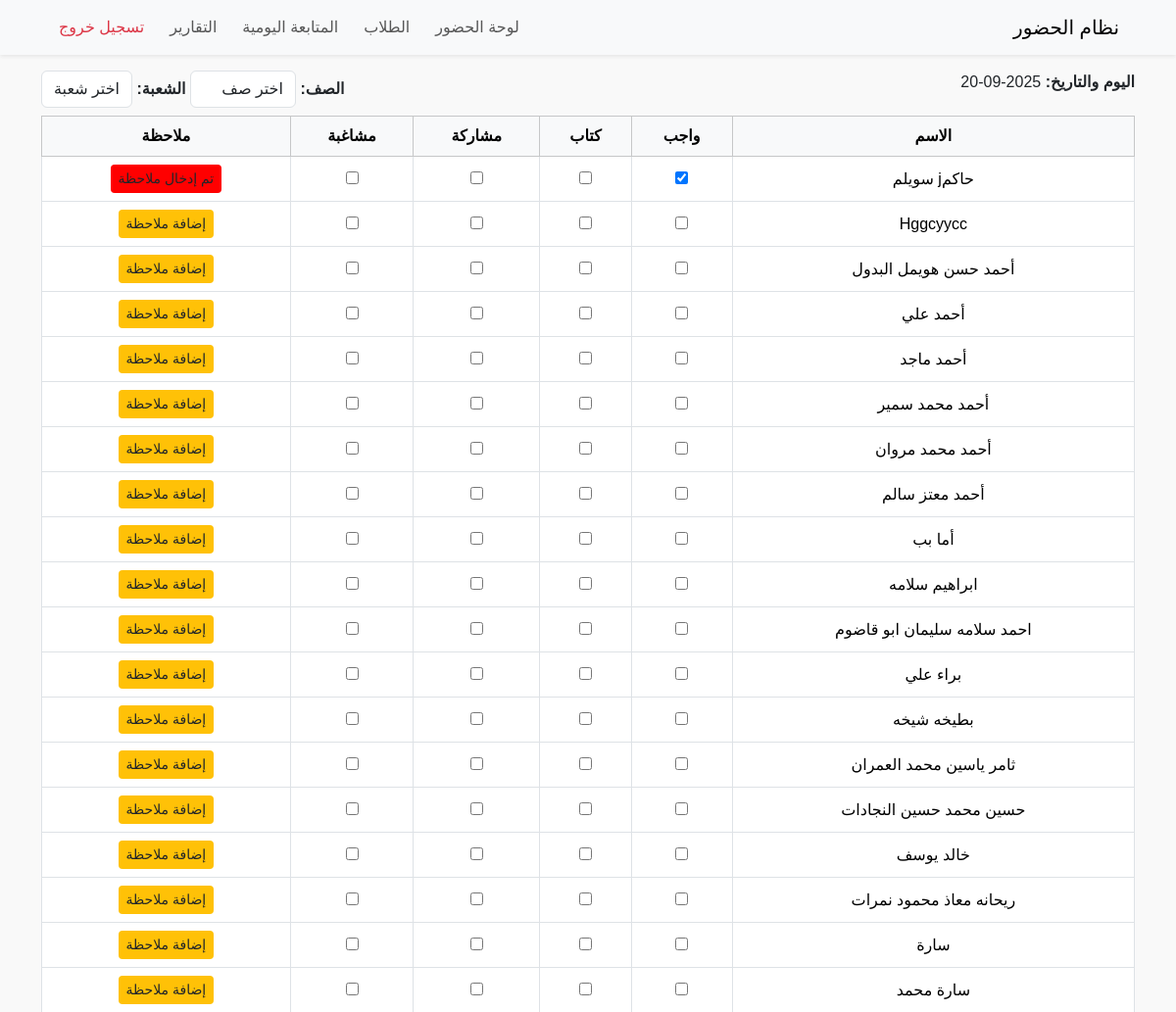
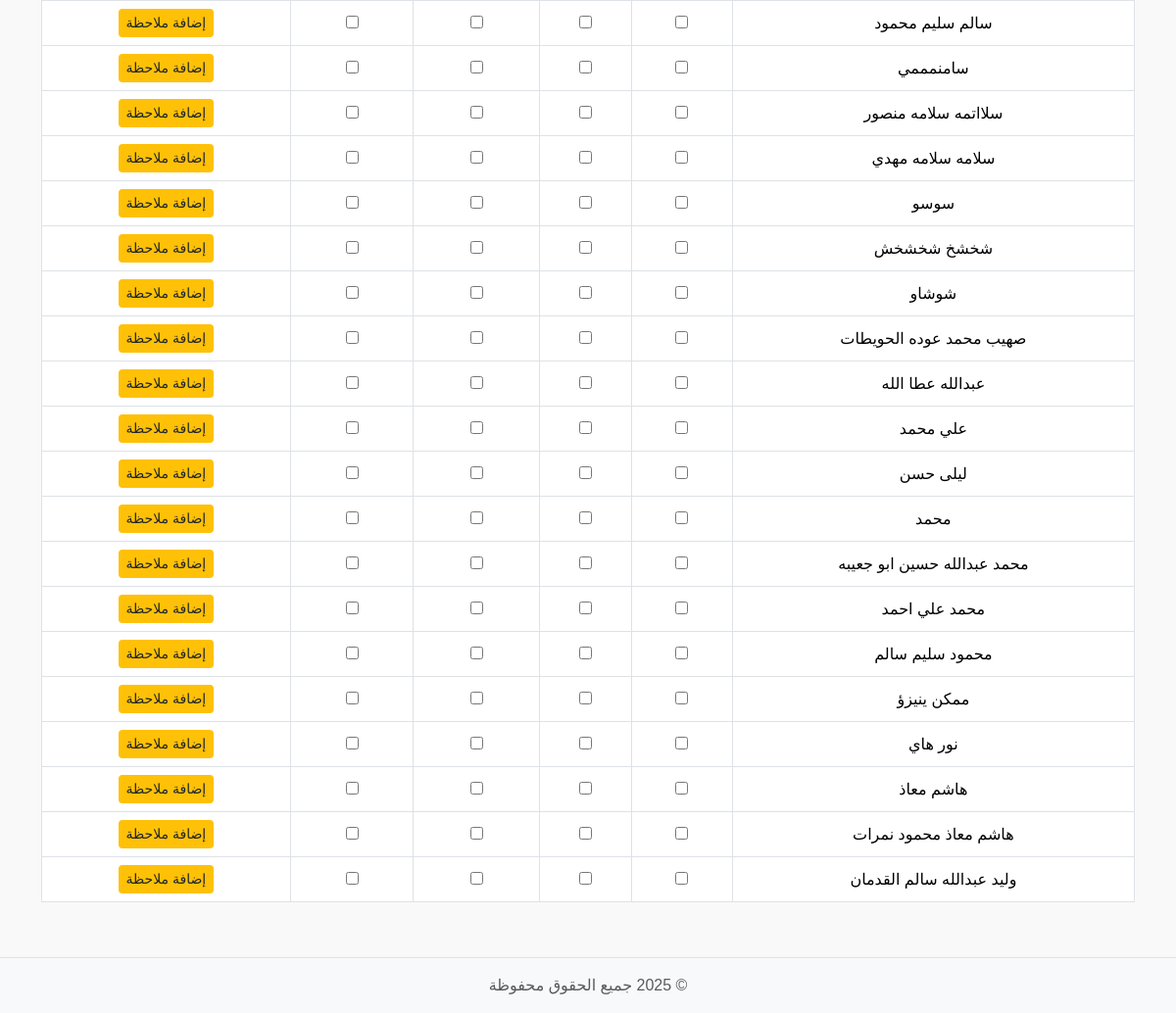
The page /tracking on the database its author committed (2 pictures, top to bottom).
### tables this page shows
CREATE TABLE students (
    id INTEGER PRIMARY KEY AUTOINCREMENT,
    student_name TEXT NOT NULL,
    username TEXT,
    password TEXT
, class_name TEXT, section TEXT, school_id INTEGER REFERENCES schools(id));

CREATE TABLE student_tracking (
    id INTEGER PRIMARY KEY AUTOINCREMENT,
    student_id INTEGER NOT NULL,
    date TEXT NOT NULL,
    homework INTEGER DEFAULT 0,
    book INTEGER DEFAULT 0,
    participation INTEGER DEFAULT 0,
    misbehavior INTEGER DEFAULT 0,
    note TEXT, tracking_date TEXT, class_id INTEGER REFERENCES teacher_classes(id), teacher_id INTEGER REFERENCES teachers(id),
    FOREIGN KEY(student_id) REFERENCES students(id)
);

### tracking.py (the view)
def tracking_page():
    conn = get_db_connection()
    today = date.today().isoformat()
    students = conn.execute("SELECT * FROM students ORDER BY student_name").fetchall()
    rows = conn.execute("SELECT * FROM student_tracking WHERE date=?", (today,)).fetchall()
    records = {r['student_id']: r for r in rows}
    classes = [row['class_name'] for row in conn.execute("SELECT DISTINCT class_name FROM students").fetchall()]
    sections = [row['section'] for row in conn.execute("SELECT DISTINCT section FROM students").fetchall()]
    conn.close()
    return render_template(
        "tracking.html",
        students=students,
        records=records,
        today=today,
        classes=classes,
        sections=sections
    )

### db.py (called while the page is built)
def get_db_connection():
    conn = sqlite3.connect(DB_NAME)
    conn.row_factory = sqlite3.Row
    return conn

### templates/tracking.html (shortened to what this page needs)
{% include 'partials/header.html' %}
{% include 'partials/navbar.html' %}
<div class="container my-3">
    <div class="d-flex justify-content-between mb-2">
        <div><strong>اليوم والتاريخ: </strong> {{ today }}</div>
        <div>
            <strong>الصف: </strong>
            <select id="classSelect" class="form-control d-inline-block w-auto">
                <option value="">اختر صف</option>
            </select>
            <strong>الشعبة: </strong>
            <select id="sectionSelect" class="form-control d-inline-block w-auto">
                <option value="">اختر شعبة</option>
            </select>
        </div>
    </div>
    <table class="table table-bordered" id="trackingTable">
        <thead class="table-light">
            <tr>
                <th>الاسم</th>
                <th>واجب</th>
                <th>كتاب</th>
                <th>مشاركة</th>
                <th>مشاغبة</th>
                <th>ملاحظة</th>
            </tr>
        </thead>
        <tbody>
            {% for student in students %}
            {% set rec = records.get(student.id, {}) %}
            <tr data-class="{{ student.class_name }}" data-section="{{ student.section }}">
                <td>{{ student.student_name }}</td>
                <td><input type="checkbox" class="track-checkbox" data-student="{{ student.id }}" data-field="homework" {% if rec.homework %}checked{% endif %}></td>
                <td><input type="checkbox" class="track-checkbox" data-student="{{ student.id }}" data-field="book" {% if rec.book %}checked{% endif %}></td>
                <td><input type="checkbox" class="track-checkbox" data-student="{{ student.id }}" data-field="participation" {% if rec.participation %}checked{% endif %}></td>
                <td><input type="checkbox" class="track-checkbox" data-student="{{ student.id }}" data-field="misbehavior" {% if rec.misbehavior %}checked{% endif %}></td>
                <td>
                    <button class="btn btn-sm btn-warning note-btn" data-student="{{ student.id }}" {% if rec.note %}style="background:red"{% endif %}>
                        {% if rec.note %}تم إدخال ملاحظة{% else %}إضافة ملاحظة{% endif %}
                    </button>
                </td>
            </tr>
            {% endfor %}
        </tbody>
    </table>
</div>
{% include 'partials/footer.html' %}

### static/css/style.css (style rules this page uses)
html, body { height: 100%; margin: 0; padding: 0; }
body { font-family: 'Tajawal', sans-serif; background-color: #f9f9f9; direction: rtl; text-align: right; display: flex; flex-direction: column; min-height: 100vh; }
table { width: 100%; border-collapse: collapse; direction: rtl; }
th, td { text-align: center; padding: 10px; vertical-align: middle; }
th { background-color: #f8f9fa; }
td button { min-width: 70px; margin: 0 2px; }
.btn-warning { background-color: #ffc107; border: none; color: #212529; }

### rows shown on the page
students: student_name "حاكمj سويلم", id "☑", shows "تم إدخال ملاحظة"
students: student_name "Hggcyycc", shows "إضافة ملاحظة"
students: student_name "أحمد حسن هويمل البدول", shows "إضافة ملاحظة"
students: student_name "أحمد علي", shows "إضافة ملاحظة"
students: student_name "أحمد ماجد", shows "إضافة ملاحظة"
students: student_name "أحمد محمد سمير", shows "إضافة ملاحظة"
students: student_name "أحمد محمد مروان", shows "إضافة ملاحظة"
students: student_name "أحمد معتز سالم", shows "إضافة ملاحظة"
students: student_name "أما بب", shows "إضافة ملاحظة"
students: student_name "ابراهيم سلامه", shows "إضافة ملاحظة"
students: student_name "احمد سلامه سليمان ابو قاضوم", shows "إضافة ملاحظة"
students: student_name "براء علي", shows "إضافة ملاحظة"
students: student_name "بطيخه شيخه", shows "إضافة ملاحظة"
students: student_name "ثامر ياسين محمد العمران", shows "إضافة ملاحظة"
students: student_name "حسين محمد حسين النجادات", shows "إضافة ملاحظة"
students: student_name "خالد يوسف", shows "إضافة ملاحظة"
students: student_name "ريحانه معاذ محمود نمرات", shows "إضافة ملاحظة"
students: student_name "سارة", shows "إضافة ملاحظة"
students: student_name "سارة محمد", shows "إضافة ملاحظة"
students: student_name "سالم سليم محمود", shows "إضافة ملاحظة"
students: student_name "سامنمممي", shows "إضافة ملاحظة"
students: student_name "سلااتمه سلامه منصور", shows "إضافة ملاحظة"
students: student_name "سلامه سلامه مهدي", shows "إضافة ملاحظة"
students: student_name "سوسو", shows "إضافة ملاحظة"
students: student_name "شخشخ شخشخش", shows "إضافة ملاحظة"
students: student_name "شوشاو", shows "إضافة ملاحظة"
students: student_name "صهيب محمد عوده الحويطات", shows "إضافة ملاحظة"
students: student_name "عبدالله عطا الله", shows "إضافة ملاحظة"
students: student_name "علي محمد", shows "إضافة ملاحظة"
students: student_name "ليلى حسن", shows "إضافة ملاحظة"
students: student_name "محمد", shows "إضافة ملاحظة"
students: student_name "محمد عبدالله حسين ابو جعيبه", shows "إضافة ملاحظة"
students: student_name "محمد علي احمد", shows "إضافة ملاحظة"
students: student_name "محمود سليم سالم", shows "إضافة ملاحظة"
students: student_name "ممكن ينيزؤ", shows "إضافة ملاحظة"
students: student_name "نور هاي", shows "إضافة ملاحظة"
students: student_name "هاشم معاذ", shows "إضافة ملاحظة"
students: student_name "هاشم معاذ محمود نمرات", shows "إضافة ملاحظة"
students: student_name "وليد عبدالله سالم القدمان", shows "إضافة ملاحظة"
